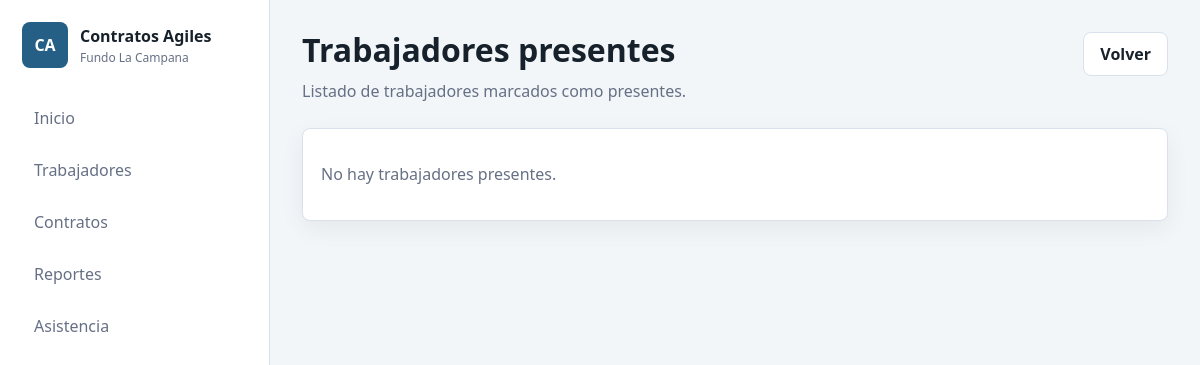
The app's page /proyectos/contratos-agiles/listar_asistencia_trabajadores_registrados/, older data.
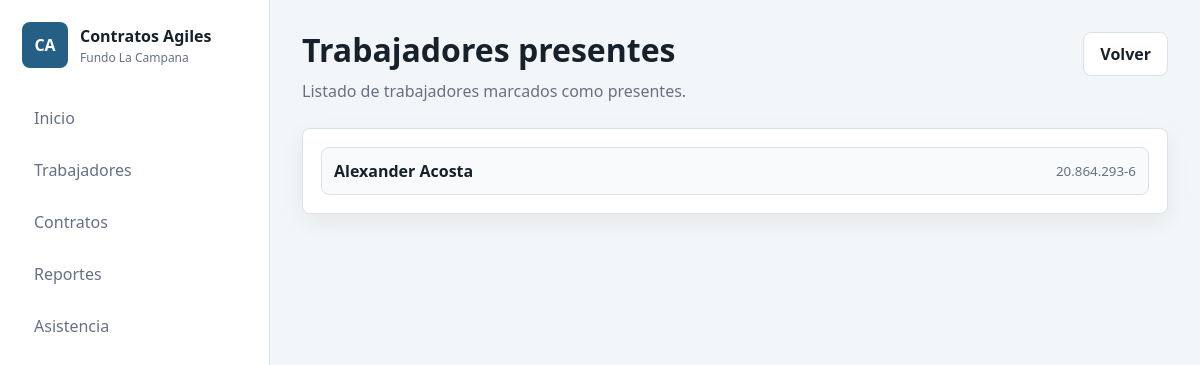
The same page, newer data.
### proyectos/contratos_agiles/models.py (models this page shows, shortened)
class trabajadores(models.Model):
    nombre = models.CharField(max_length=50)
    apellido = models.CharField(max_length=50)
    rut = models.CharField(max_length=50)
    direccion = models.CharField(max_length=50)
    telefono = models.CharField(max_length=50)
    afp = models.CharField(max_length=50)
    estado_civil = models.CharField(max_length=50)
    fecha_nacimiento = models.DateField()
    previcion_salud = models.CharField(max_length=50)
    foto = models.ImageField(upload_to="trabajadores", null=True, blank=True)
    correo = models.EmailField(max_length=50)
    sent = models.CharField(max_length=50, default="no_enviado")

### proyectos/contratos_agiles/views.py (the view)
def listar_asistencia_trabajadores_registrados(request):
    trabajadores_presentes = trabajadores.objects.filter(
        asistencia__presente=True
    ).distinct()
    return render(
        request,
        "contratos_agiles/lista_asistencia_trabajadores_registrados.html",
        {"trabajadores_presentes": trabajadores_presentes},
    )

### proyectos/contratos_agiles/templates/contratos_agiles/lista_asistencia_trabajadores_registrados.html (shortened to what this page needs)
{% extends 'contratos_agiles/base.html' %}
{% block content %}
<header class="page-header">
    <div>
        <h1>Trabajadores presentes</h1>
        <p>Listado de trabajadores marcados como presentes.</p>
    </div>
    <a class="btn secondary" href="{% url 'contratos_agiles:registrar_asistencia' %}">Volver</a>
</header>
<section class="card">
    <div class="card-body list">
        {% for trabajador in trabajadores_presentes %}
            <div class="list-row">
                <strong>{{ trabajador.nombre }} {{ trabajador.apellido }}</strong>
                <small>{{ trabajador.rut }}</small>
            </div>
        {% empty %}
            <p class="empty-state">No hay trabajadores presentes.</p>
        {% endfor %}
    </div>
</section>
{% endblock %}

Row changes from the older to the newer data that the page shows:
added trabajadores: nombre "Alexander", apellido "Acosta", rut "20.864.293-6"
Text that changed along with them:
text no longer shown: "No hay trabajadores presentes."
